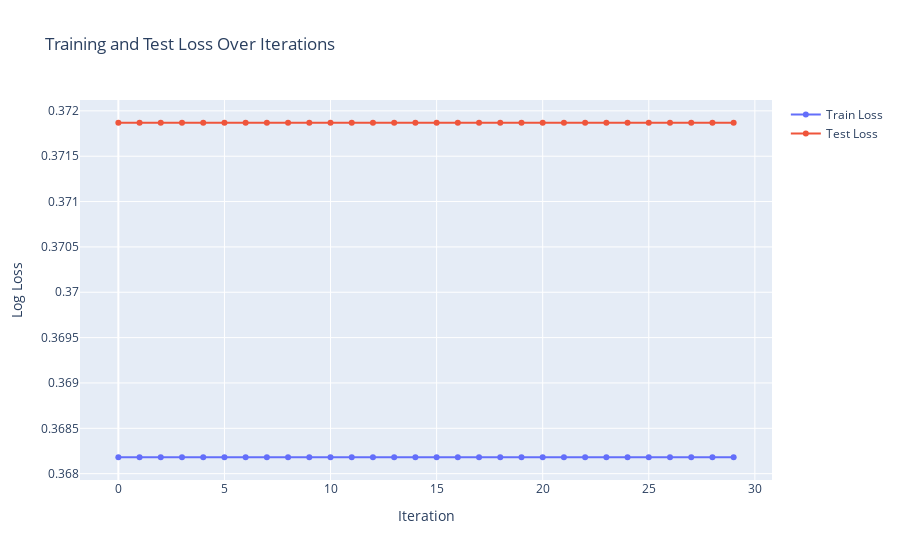
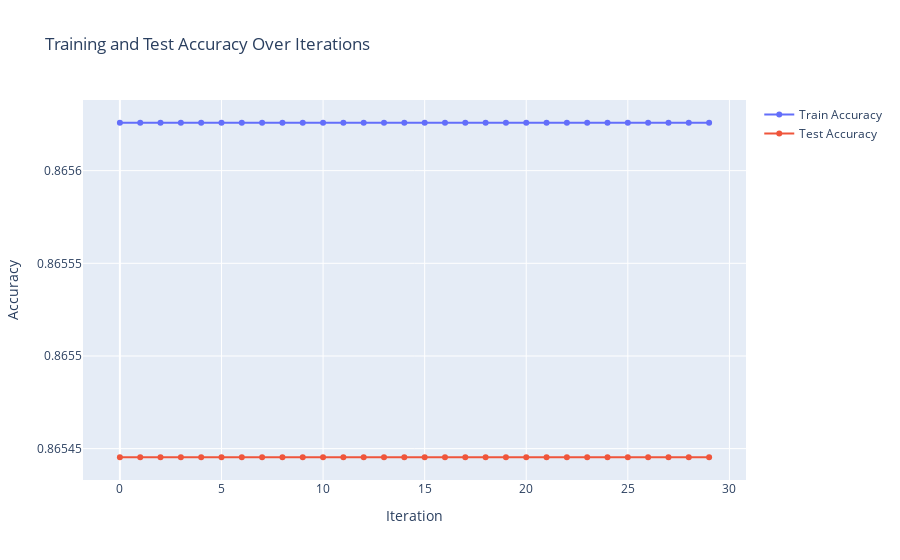
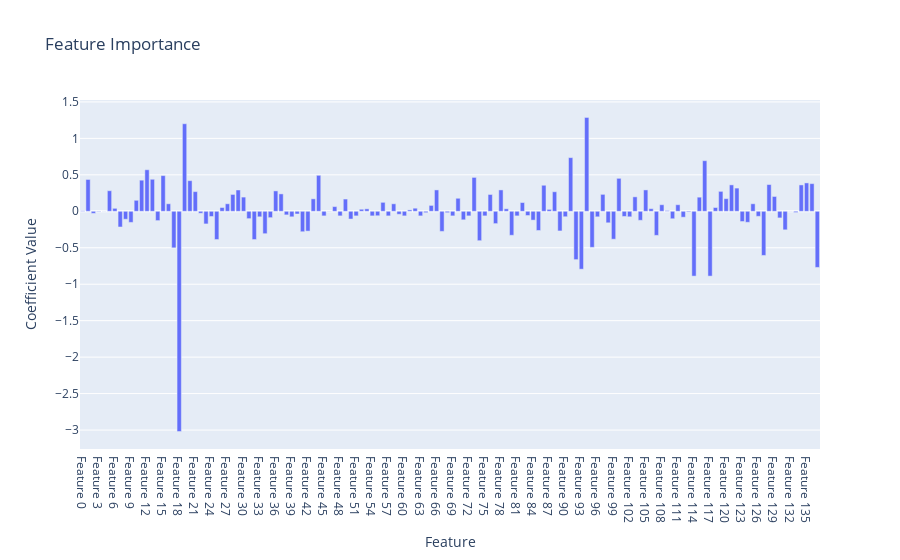

These figures' notebook cell, in order:
### Code cell
import numpy as np
import pandas as pd
import plotly.graph_objects as go
from sklearn.linear_model import LogisticRegression
from sklearn.metrics import accuracy_score, log_loss

# Configuring the model to allow for incremental training
model = LogisticRegression(solver='liblinear')

# Arrays to store metrics for plotting
train_losses = []
test_losses = []
train_accuracies = []
test_accuracies = []

# Simulating training over multiple iterations to mimic epochs
iterations = 30
for i in range(iterations):
    model.fit(data_orig_sex_train.features, data_orig_sex_train.labels.ravel(), 
              sample_weight=data_orig_sex_train.instance_weights)
    # Predict probabilities for calculating log loss
    y_pred_train_prob = model.predict_proba(data_orig_sex_train.features)
    y_pred_test_prob = model.predict_proba(data_orig_sex_test.features)
    
    # Calculate accuracy
    y_pred_train = model.predict(data_orig_sex_train.features)
    y_pred_test = model.predict(data_orig_sex_test.features)
    train_accuracy = accuracy_score(data_orig_sex_train.labels, y_pred_train)
    test_accuracy = accuracy_score(data_orig_sex_test.labels, y_pred_test)
    
    # Calculate log loss
    train_loss = log_loss(data_orig_sex_train.labels, y_pred_train_prob, 
                          sample_weight=data_orig_sex_train.instance_weights)
    test_loss = log_loss(data_orig_sex_test.labels, y_pred_test_prob, 
                         sample_weight=data_orig_sex_test.instance_weights)
    
    # Store metrics
    train_losses.append(train_loss)
    test_losses.append(test_loss)
    train_accuracies.append(train_accuracy)
    test_accuracies.append(test_accuracy)

# Visualization of the metrics over iterations
fig = go.Figure()
fig.add_trace(go.Scatter(x=np.arange(iterations), y=train_losses, mode='lines+markers', name='Train Loss'))
fig.add_trace(go.Scatter(x=np.arange(iterations), y=test_losses, mode='lines+markers', name='Test Loss'))
fig.update_layout(title='Training and Test Loss Over Iterations', xaxis_title='Iteration', yaxis_title='Log Loss')
fig.show()

fig = go.Figure()
fig.add_trace(go.Scatter(x=np.arange(iterations), y=train_accuracies, mode='lines+markers', name='Train Accuracy'))
fig.add_trace(go.Scatter(x=np.arange(iterations), y=test_accuracies, mode='lines+markers', name='Test Accuracy'))
fig.update_layout(title='Training and Test Accuracy Over Iterations', xaxis_title='Iteration', yaxis_title='Accuracy')
fig.show()

# Feature Importance (if applicable and model converged)
if hasattr(model, 'coef_'):
    importances = model.coef_[0]
    fig = go.Figure([go.Bar(x=[f'Feature {i}' for i in range(len(importances))], y=importances)])
    fig.update_layout(title='Feature Importance', xaxis_title='Feature', yaxis_title='Coefficient Value')
    fig.show()

### Figure 1 — Plotly figure (JSON) as saved in the notebook; plotly's stock layout.template omitted (floating-point values rounded to 4 significant figures)
{"data": [{"mode": "lines+markers", "name": "Train Loss", "type": "scatter", "x": [0, 1, 2, 3, 4, 5, 6, 7, 8, 9, 10, 11, 12, 13, 14, 15, 16, 17, 18, 19, 20, 21, 22, 23, 24, 25, 26, 27, 28, 29], "y": [0.3682, 0.3682, 0.3682, 0.3682, 0.3682, 0.3682, 0.3682, 0.3682, 0.3682, 0.3682, 0.3682, 0.3682, 0.3682, 0.3682, 0.3682, 0.3682, 0.3682, 0.3682, 0.3682, 0.3682, 0.3682, 0.3682, 0.3682, 0.3682, 0.3682, 0.3682, 0.3682, 0.3682, 0.3682, 0.3682]}, {"mode": "lines+markers", "name": "Test Loss", "type": "scatter", "x": [0, 1, 2, 3, 4, 5, 6, 7, 8, 9, 10, 11, 12, 13, 14, 15, 16, 17, 18, 19, 20, 21, 22, 23, 24, 25, 26, 27, 28, 29], "y": [0.3719, 0.3719, 0.3719, 0.3719, 0.3719, 0.3719, 0.3719, 0.3719, 0.3719, 0.3719, 0.3719, 0.3719, 0.3719, 0.3719, 0.3719, 0.3719, 0.3719, 0.3719, 0.3719, 0.3719, 0.3719, 0.3719, 0.3719, 0.3719, 0.3719, 0.3719, 0.3719, 0.3719, 0.3719, 0.3719]}], "layout": {"title": {"text": "Training and Test Loss Over Iterations"}, "xaxis": {"title": {"text": "Iteration"}}, "yaxis": {"title": {"text": "Log Loss"}}}}

### Figure 2 — Plotly figure (JSON) as saved in the notebook; plotly's stock layout.template omitted (floating-point values rounded to 4 significant figures)
{"data": [{"mode": "lines+markers", "name": "Train Accuracy", "type": "scatter", "x": [0, 1, 2, 3, 4, 5, 6, 7, 8, 9, 10, 11, 12, 13, 14, 15, 16, 17, 18, 19, 20, 21, 22, 23, 24, 25, 26, 27, 28, 29], "y": [0.8656, 0.8656, 0.8656, 0.8656, 0.8656, 0.8656, 0.8656, 0.8656, 0.8656, 0.8656, 0.8656, 0.8656, 0.8656, 0.8656, 0.8656, 0.8656, 0.8656, 0.8656, 0.8656, 0.8656, 0.8656, 0.8656, 0.8656, 0.8656, 0.8656, 0.8656, 0.8656, 0.8656, 0.8656, 0.8656]}, {"mode": "lines+markers", "name": "Test Accuracy", "type": "scatter", "x": [0, 1, 2, 3, 4, 5, 6, 7, 8, 9, 10, 11, 12, 13, 14, 15, 16, 17, 18, 19, 20, 21, 22, 23, 24, 25, 26, 27, 28, 29], "y": [0.8654, 0.8654, 0.8654, 0.8654, 0.8654, 0.8654, 0.8654, 0.8654, 0.8654, 0.8654, 0.8654, 0.8654, 0.8654, 0.8654, 0.8654, 0.8654, 0.8654, 0.8654, 0.8654, 0.8654, 0.8654, 0.8654, 0.8654, 0.8654, 0.8654, 0.8654, 0.8654, 0.8654, 0.8654, 0.8654]}], "layout": {"title": {"text": "Training and Test Accuracy Over Iterations"}, "xaxis": {"title": {"text": "Iteration"}}, "yaxis": {"title": {"text": "Accuracy"}}}}

### Figure 3 — Plotly figure (JSON) as saved in the notebook; plotly's stock layout.template omitted (floating-point values rounded to 4 significant figures; data arrays with more than 128 entries replaced by an {"elided": "..."} marker saying what was removed)
{"data": [{"type": "bar", "x": {"elided": "138 str values"}, "y": {"elided": "138 float values"}}], "layout": {"title": {"text": "Feature Importance"}, "xaxis": {"title": {"text": "Feature"}}, "yaxis": {"title": {"text": "Coefficient Value"}}}}
